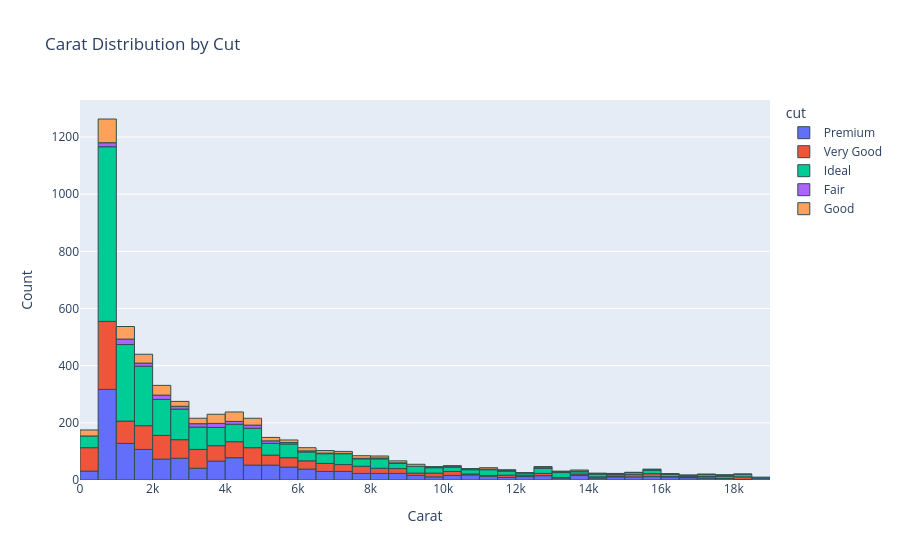

Notebook source saved alongside this figure:
### Code cell
# histogram plot
fig = px.histogram(df, x='price', color='cut', title='Carat Distribution by Cut')
fig.update_traces(marker=dict(line=dict(width=1, color='DarkSlateGrey')))
fig.update_layout(title='Carat Distribution by Cut', xaxis_title='Carat', yaxis_title='Count')
fig.show()

### Figure 1 — Plotly figure (JSON) as saved in the notebook; plotly's stock layout.template omitted (floating-point values rounded to 4 significant figures; data arrays with more than 128 entries replaced by an {"elided": "..."} marker saying what was removed)
{"data": [{"bingroup": "x", "hovertemplate": "cut=Premium<br>price=%{x}<br>count=%{y}<extra></extra>", "legendgroup": "Premium", "marker": {"color": "#636efa", "line": {"color": "DarkSlateGrey", "width": 1}, "pattern": {"shape": ""}}, "name": "Premium", "orientation": "v", "showlegend": true, "type": "histogram", "x": {"elided": "1447 int values"}, "xaxis": "x", "yaxis": "y"}, {"bingroup": "x", "hovertemplate": "cut=Very Good<br>price=%{x}<br>count=%{y}<extra></extra>", "legendgroup": "Very Good", "marker": {"color": "#EF553B", "line": {"color": "DarkSlateGrey", "width": 1}, "pattern": {"shape": ""}}, "name": "Very Good", "orientation": "v", "showlegend": true, "type": "histogram", "x": {"elided": "1195 int values"}, "xaxis": "x", "yaxis": "y"}, {"bingroup": "x", "hovertemplate": "cut=Ideal<br>price=%{x}<br>count=%{y}<extra></extra>", "legendgroup": "Ideal", "marker": {"color": "#00cc96", "line": {"color": "DarkSlateGrey", "width": 1}, "pattern": {"shape": ""}}, "name": "Ideal", "orientation": "v", "showlegend": true, "type": "histogram", "x": {"elided": "2127 int values"}, "xaxis": "x", "yaxis": "y"}, {"bingroup": "x", "hovertemplate": "cut=Fair<br>price=%{x}<br>count=%{y}<extra></extra>", "legendgroup": "Fair", "marker": {"color": "#ab63fa", "line": {"color": "DarkSlateGrey", "width": 1}, "pattern": {"shape": ""}}, "name": "Fair", "orientation": "v", "showlegend": true, "type": "histogram", "x": {"elided": "168 int values"}, "xaxis": "x", "yaxis": "y"}, {"bingroup": "x", "hovertemplate": "cut=Good<br>price=%{x}<br>count=%{y}<extra></extra>", "legendgroup": "Good", "marker": {"color": "#FFA15A", "line": {"color": "DarkSlateGrey", "width": 1}, "pattern": {"shape": ""}}, "name": "Good", "orientation": "v", "showlegend": true, "type": "histogram", "x": {"elided": "457 int values"}, "xaxis": "x", "yaxis": "y"}], "layout": {"barmode": "relative", "legend": {"title": {"text": "cut"}, "tracegroupgap": 0}, "title": {"text": "Carat Distribution by Cut"}, "xaxis": {"anchor": "y", "domain": [0, 1], "title": {"text": "Carat"}}, "yaxis": {"anchor": "x", "domain": [0, 1], "title": {"text": "Count"}}}}
